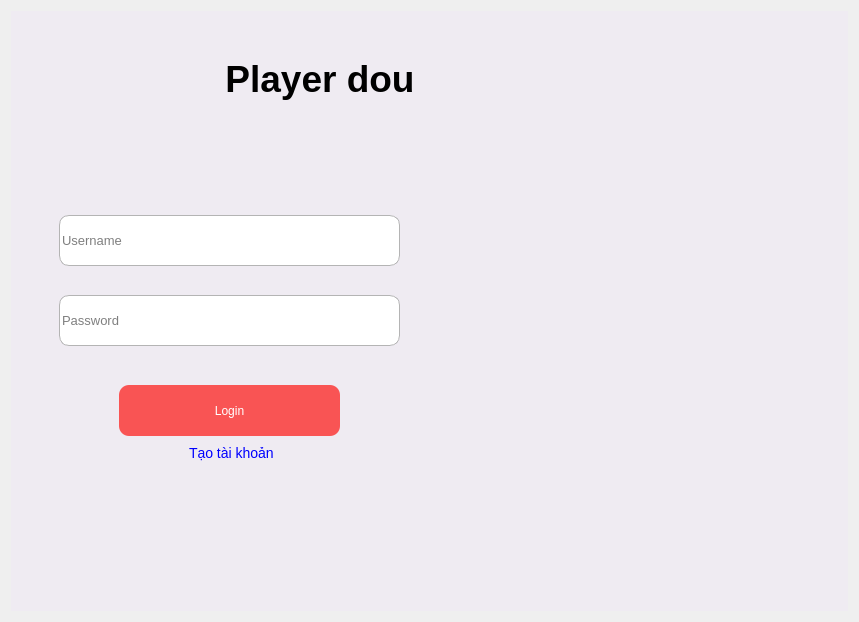
<?xml version="1.0" encoding="UTF-8"?>
<ui version="4.0">
 <class>Form</class>
 <widget class="QWidget" name="Form">
  <property name="geometry">
   <rect>
    <x>0</x>
    <y>0</y>
    <width>859</width>
    <height>622</height>
   </rect>
  </property>
  <property name="windowTitle">
   <string>Form</string>
  </property>
  <layout class="QHBoxLayout" name="horizontalLayout">
   <item>
    <widget class="QWidget" name="widget" native="true">
     <property name="styleSheet">
      <string notr="true">background-color:#EFEBF2;</string>
     </property>
     <layout class="QHBoxLayout" name="horizontalLayout_2">
      <item>
       <widget class="QWidget" name="widget_3" native="true">
        <property name="minimumSize">
         <size>
          <width>600</width>
          <height>0</height>
         </size>
        </property>
        <property name="maximumSize">
         <size>
          <width>300</width>
          <height>16777215</height>
         </size>
        </property>
        <property name="styleSheet">
         <string notr="true">background-color:#EFEBF2;</string>
        </property>
        <layout class="QVBoxLayout" name="verticalLayout_2">
         <item>
          <widget class="QWidget" name="widget_4" native="true">
           <property name="minimumSize">
            <size>
             <width>0</width>
             <height>90</height>
            </size>
           </property>
           <property name="maximumSize">
            <size>
             <width>16777215</width>
             <height>100</height>
            </size>
           </property>
           <property name="styleSheet">
            <string notr="true">background-color:#EFEBF2;</string>
           </property>
           <layout class="QHBoxLayout" name="horizontalLayout_3">
            <item>
             <widget class="QLabel" name="label_2">
              <property name="font">
               <font>
                <pointsize>28</pointsize>
                <weight>75</weight>
                <bold>true</bold>
               </font>
              </property>
              <property name="layoutDirection">
               <enum>Qt::RightToLeft</enum>
              </property>
              <property name="text">
               <string>Player dou</string>
              </property>
              <property name="alignment">
               <set>Qt::AlignCenter</set>
              </property>
             </widget>
            </item>
           </layout>
          </widget>
         </item>
         <item>
          <widget class="QWidget" name="widget_5" native="true">
           <property name="styleSheet">
            <string notr="true">background-color:#EFEBF2;</string>
           </property>
           <widget class="QLineEdit" name="edt_username">
            <property name="geometry">
             <rect>
              <x>30</x>
              <y>80</y>
              <width>341</width>
              <height>51</height>
             </rect>
            </property>
            <property name="font">
             <font>
              <pointsize>10</pointsize>
             </font>
            </property>
            <property name="styleSheet">
             <string notr="true">QLineEdit{
background-color: white;
border: 1px solid rgb(180, 180, 180);
border-radius: 10px;
}
</string>
            </property>
            <property name="placeholderText">
             <string>Username</string>
            </property>
           </widget>
           <widget class="QLineEdit" name="edt_password">
            <property name="geometry">
             <rect>
              <x>30</x>
              <y>160</y>
              <width>341</width>
              <height>51</height>
             </rect>
            </property>
            <property name="font">
             <font>
              <pointsize>10</pointsize>
             </font>
            </property>
            <property name="styleSheet">
             <string notr="true">QLineEdit{
background-color: white;
border: 1px solid rgb(180, 180, 180);
border-radius: 10px;
}
</string>
            </property>
            <property name="placeholderText">
             <string>Password</string>
            </property>
           </widget>
           <widget class="QPushButton" name="btn_login">
            <property name="geometry">
             <rect>
              <x>90</x>
              <y>250</y>
              <width>221</width>
              <height>51</height>
             </rect>
            </property>
            <property name="font">
             <font>
              <pointsize>9</pointsize>
             </font>
            </property>
            <property name="styleSheet">
             <string notr="true">color: white;
background-color:#F95454;
border-radius: 10px;

</string>
            </property>
            <property name="text">
             <string>Login</string>
            </property>
           </widget>
           <widget class="QLabel" name="lb_createAccount">
            <property name="geometry">
             <rect>
              <x>160</x>
              <y>310</y>
              <width>91</width>
              <height>16</height>
             </rect>
            </property>
            <property name="styleSheet">
             <string notr="true">color:blue;
font-size: 14px;</string>
            </property>
            <property name="text">
             <string>Tạo tài khoản</string>
            </property>
           </widget>
          </widget>
         </item>
         <item>
          <widget class="QWidget" name="widget_6" native="true">
           <property name="minimumSize">
            <size>
             <width>0</width>
             <height>50</height>
            </size>
           </property>
           <property name="maximumSize">
            <size>
             <width>16777215</width>
             <height>100</height>
            </size>
           </property>
           <property name="styleSheet">
            <string notr="true">background-color:#EFEBF2;</string>
           </property>
           <layout class="QHBoxLayout" name="horizontalLayout_4"/>
          </widget>
         </item>
        </layout>
       </widget>
      </item>
      <item>
       <widget class="QLabel" name="label">
        <property name="maximumSize">
         <size>
          <width>300</width>
          <height>16777215</height>
         </size>
        </property>
        <property name="text">
         <string/>
        </property>
        <property name="pixmap">
         <pixmap>../IMG/2021_01_07_13_42_IMG_1257.JPG</pixmap>
        </property>
        <property name="scaledContents">
         <bool>true</bool>
        </property>
       </widget>
      </item>
     </layout>
    </widget>
   </item>
  </layout>
 </widget>
 <resources/>
 <connections/>
</ui>
